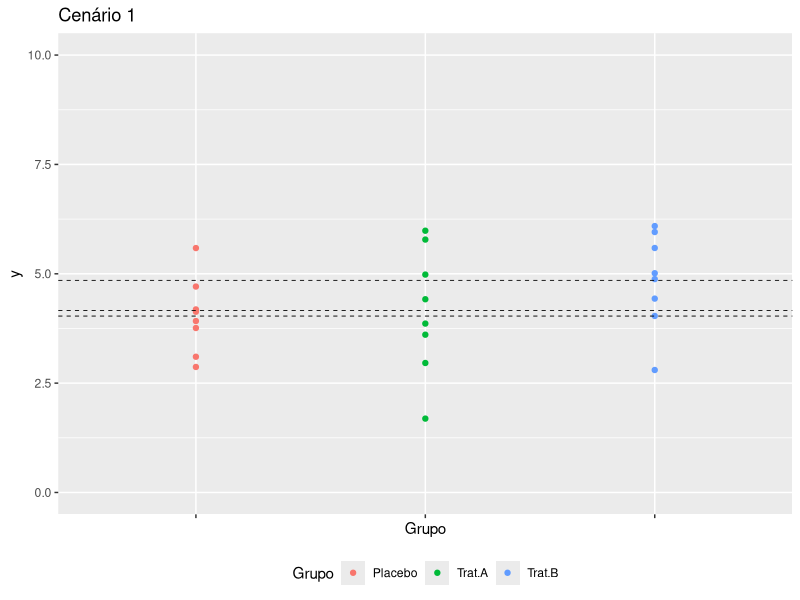
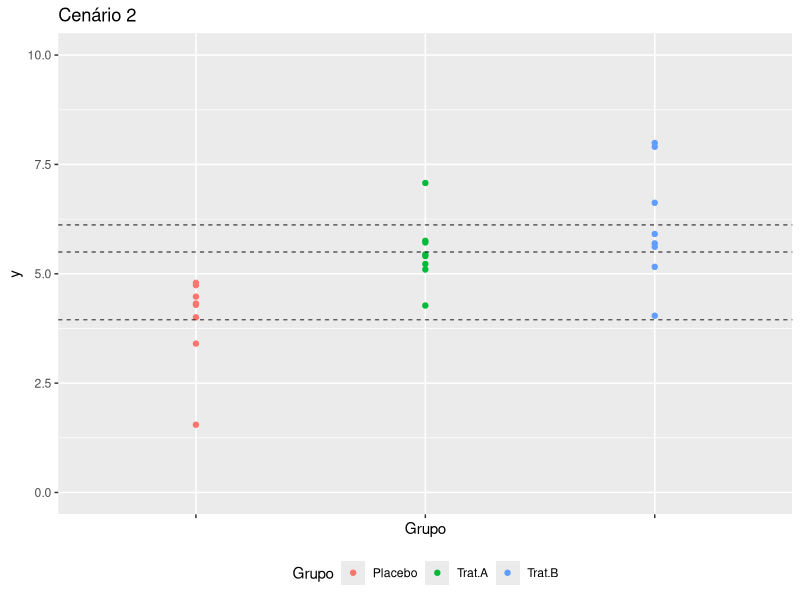
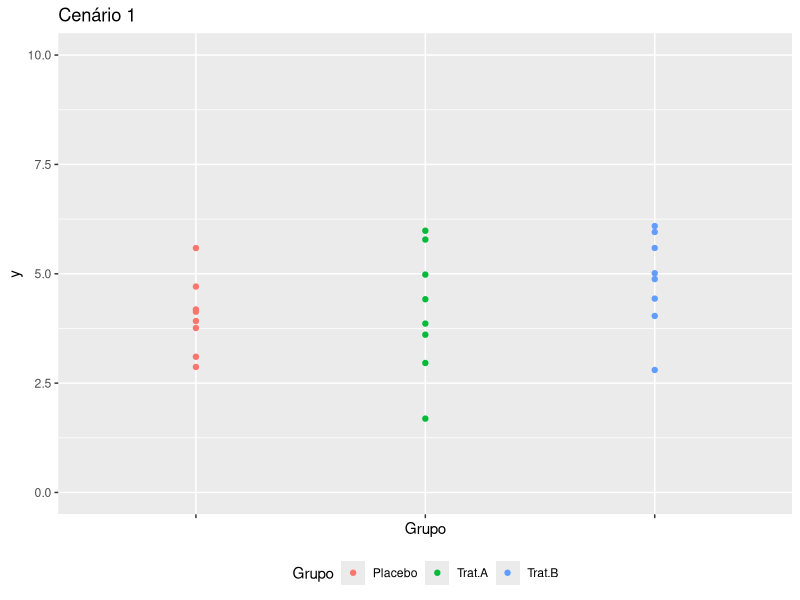
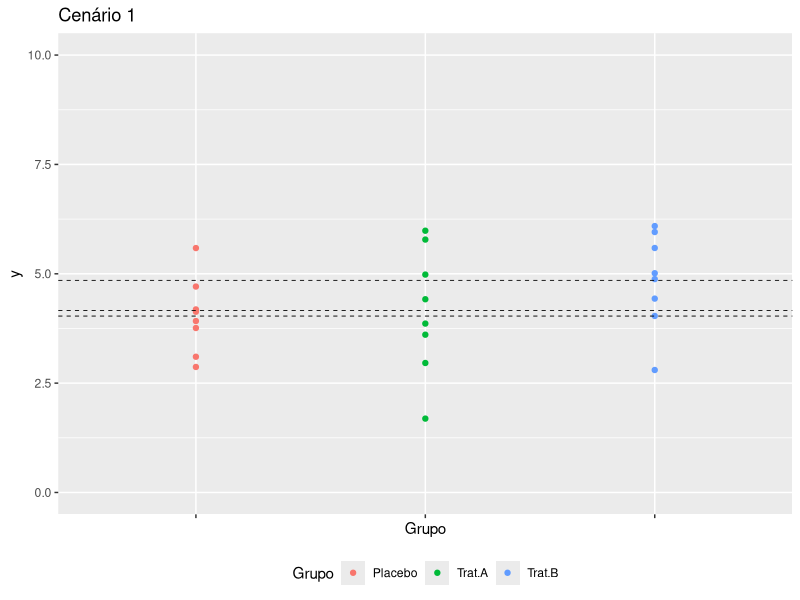
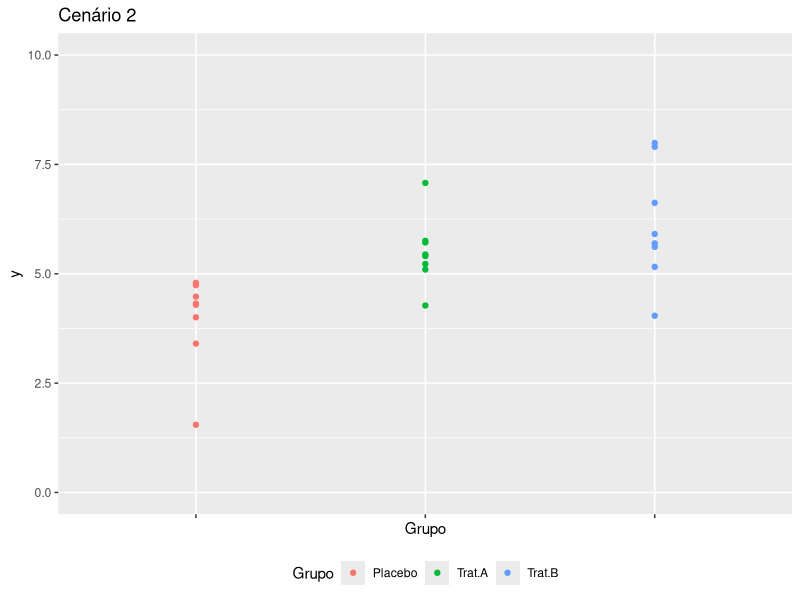
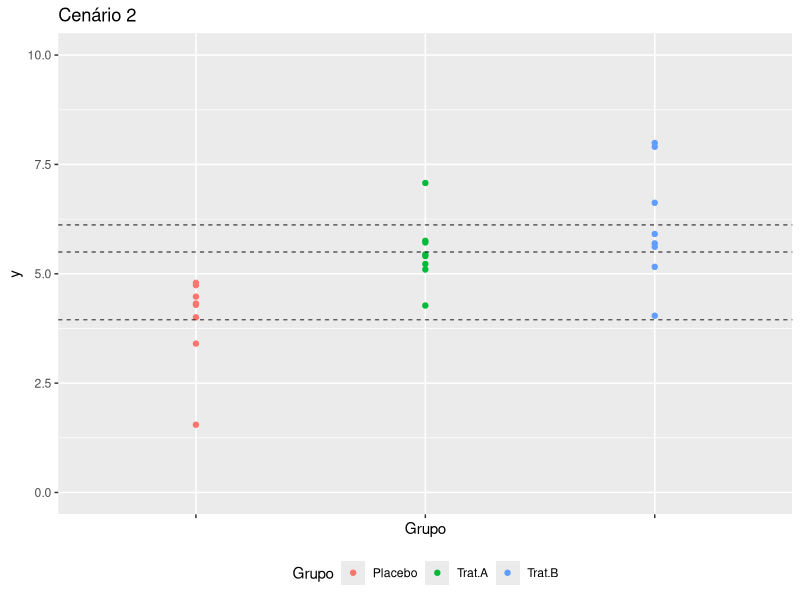

Write R code to recreate these figures, in order. (Note: this script raises an error after producing the figures.)
set.seed(2)
library(ggplot2)
library(tidyr)
cenario1 <- data.frame(Placebo = rnorm(8, 4, 1), Trat.A = rnorm(8, 4, 1), Trat.B = rnorm(8, 4, 1))
cenario1.long <- gather(cenario1, Grupo, y)

format.pval(with(cenario1, t.test(Placebo, Trat.A, var.equal = T)$p.value), scientific = F, digits = 4, eps = 1e-4)
format.pval(with(cenario1, t.test(Placebo, Trat.B, var.equal = T)$p.value), scientific = F, digits = 4, eps = 1e-4)
format.pval(with(cenario1, t.test(Trat.A, Trat.B, var.equal = T)$p.value), scientific = F, digits = 4, eps = 1e-4)

baseplot <- ggplot(cenario1.long, aes(Grupo, y, col = Grupo)) +
  geom_point() +
  scale_x_discrete(labels = NULL) +
  scale_y_continuous(limits = c(0,10)) +
  ggtitle("Cenário 1") +
  theme(legend.position = "bottom")
ggsave("Aulas/Topicos_adv/cenario1.png")

baseplot +
  geom_hline(yintercept = apply(cenario1, 2, mean), lty = 2, lwd = .3)
ggsave("Aulas/Topicos_adv/cenario1_medias.png")

cenario2 <- data.frame(Placebo = rnorm(8, 4, 1), Trat.A = rnorm(8, 6, 1), Trat.B = rnorm(8, 6, 1))
cenario2.long <- gather(cenario2, Grupo, y)

format.pval(with(cenario2, t.test(Placebo, Trat.A, var.equal = T)$p.value), scientific = F, digits = 4, eps = 1e-4)
format.pval(with(cenario2, t.test(Placebo, Trat.B, var.equal = T)$p.value), scientific = F, digits = 4, eps = 1e-4)
format.pval(with(cenario2, t.test(Trat.A, Trat.B, var.equal = T)$p.value), scientific = F, digits = 4, eps = 1e-4)

baseplot2 <- ggplot(cenario2.long, aes(Grupo, y, col = Grupo)) +
  geom_point() +
  scale_x_discrete(labels = NULL) +
  scale_y_continuous(limits = c(0,10)) +
  ggtitle("Cenário 2") +
  theme(legend.position = "bottom")
ggsave("Aulas/Topicos_adv/cenario2.png")

baseplot2 +
  geom_hline(yintercept = apply(cenario2, 2, mean), lty = 2, lwd = .3)
ggsave("Aulas/Topicos_adv/cenario2_medias.png")

anova1 <- aov(y ~ Grupo, cenario1.long)
anova2 <- aov(y ~ Grupo, cenario2.long)

anova1.p.bonf <- with(dados2.long, pairwise.t.test(y, Grupo, p.adjust.method = "bonf"))
anova2.p.bonf <- with(dados2.long, pairwise.t.test(y, Grupo, p.adjust.method = "bonf"))
anova1.p.tukey <- TukeyHSD(anova1)
anova2.p.tukey <- TukeyHSD(anova2)

# format.pval(la$p.value, scientific =F, eps = 1e-4, digits = 4)
# format.pval(la$p.value, scientific =F, eps = 1e-4, digits = 4)